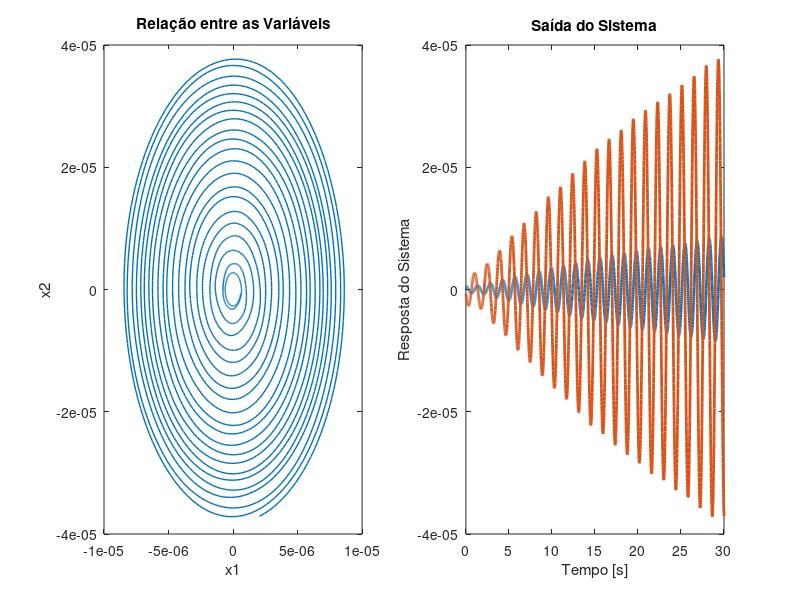

Recreate this plot in MATLAB.
%format long
function Problema3Ex1
    clear all; clc; warning off;
    x0 = [-1 0];% chute inicial
    options = optimset('LargeScale','off');
    [x,fval] = fminsearch(@Problema3Ex1Otimizacao,x0)
end

function [fval] = Problema3Ex1Otimizacao(X)
    x0 = X;
    t0 = 0;
    tf = 30;
    dt = 0.01;
    tpo = t0:dt:tf;
    [t,x] = ode45(@exemplo31,tpo,x0);
    x1 = x(:,1);
    x2 = x(:,2);
    
    % Graficos
    figure(1)
    pause(0.1);
    clf(1)
    subplot(1,2,1)
    plot(x1,x2,'LineWidth',1);
    hold on;
    title('Relação entre as Variáveis');
    xlabel('x1'); 
    ylabel('x2');
    hold off;

    hold on;
    subplot(1,2,2);
    plot(t,x,'LineWidth',2);
    title('Saída do Sistema');
    xlabel('Tempo [s]'); 
    ylabel('Resposta do Sistema');
    hold off;

    %função de avaliação
    aval1 = (max(x1) - min(x1))*100;
    aval2 = (max(x2) - min(x2))*100;

    fval = aval1 + aval2;
end

%função a ser otimizada
function xdot = exemplo31(t,x) %Função
    xdot = zeros(size(x,1),1);
    g = 9.8;
    L = 0.5;
    xdot(1) = x(2);
    xdot(2) = -(g/L)*sin(x(1));
end